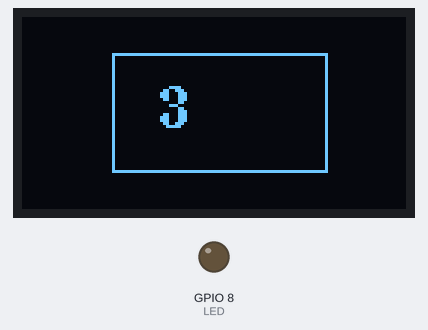
This sketch was run on a simulated Seeed XIAO ESP32-C3. Parts: 128×64 one-colour display, output pins drawn as LEDs (lit = HIGH). A WiFi scan finds three made-up networks; what the sketch prints to the serial monitor is not drawn.

Above: at 8.2 s.
At 39.84 s:
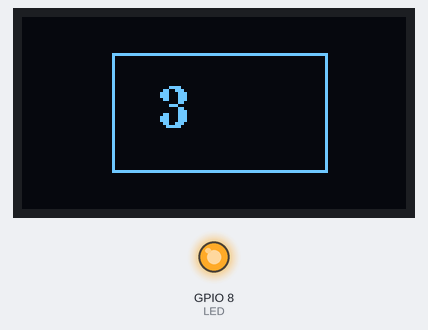
Timing chart, 0 to 40.0 s (numbered marks = the images above):
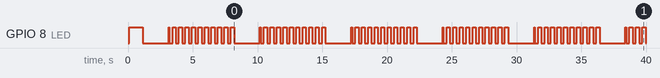

The sketch:

ESP32C3-0.42OLED.ino
```cpp
// https://emalliab.wordpress.com/2025/02/12/esp32-c3-0-42-oled/
// draws a line around the edge and shows screen size in middle.

// use XIAO ESP32C3 or Lolin min for USB serial.

#include <U8g2lib.h>  // https://github.com/olikraus/u8g2/wiki/u8g2reference
#include <Wire.h>
#include <WiFi.h>

#define LED 8

// there is no 72x40 constructor in u8g2 hence the 72x40 screen is
// mapped in the middle of the 132x64 pixel buffer of the SSD1306 controller
U8G2_SSD1306_128X64_NONAME_F_HW_I2C u8g2(U8G2_R0, U8X8_PIN_NONE, 6, 5);
int width = 72;
int height = 40;
int xOffset = 30; // = (132-w)/2
int yOffset = 12; // = (64-h)/2

void setup(void)
{
    Serial.begin(115200);

    // Set WiFi to station mode and disconnect from an AP if it was previously connected
    WiFi.mode(WIFI_STA);
    WiFi.disconnect();

    pinMode(LED, OUTPUT);
    digitalWrite(LED, LOW);

    do
    {
        delay(100);
        digitalWrite(LED, digitalRead(LED) ? LOW : HIGH); // toggle the LED
    } while (!Serial);

    Serial.println("Setup done");

    digitalWrite(LED, HIGH);

    delay(1000);
    u8g2.begin();
    u8g2.setContrast(255); // set contrast to maximum
    u8g2.setBusClock(400000); //400kHz I2C
///    u8g2.setFont(u8g2_font_ncenB10_tr);
    u8g2.setFont(u8g2_font_ncenB14_tr);
}

int count;

void loop(void)
{
    Serial.print("scan start: ");
    Serial.println(count++);
    digitalWrite(LED, LOW);
    // WiFi.scanNetworks will return the number of networks found
    int n = WiFi.scanNetworks();
    Serial.println("scan done");
    digitalWrite(LED, HIGH);

    if (n == 0)
    {
        Serial.println("no networks found");
    }
    else
    {
        Serial.print(n);
        Serial.println(" networks found");

        // Print SSID and RSSI for each network found
        for (int i = 0; i < n; i++)
        {
            Serial.print(i + 1);
            Serial.print(": ");
            Serial.print(WiFi.SSID(i));
            Serial.print(" (");
            Serial.print(WiFi.RSSI(i));
            Serial.print(")");
            Serial.println((WiFi.encryptionType(i) == WIFI_AUTH_OPEN) ? " " : "*");
            delay(10);
        }
    }
    Serial.println("");

    u8g2.clearBuffer(); // clear the internal memory
    u8g2.drawFrame(xOffset+0, yOffset+0, width, height); //draw a frame around the border
    u8g2.setCursor(xOffset+15, yOffset+25);
    u8g2.printf("%d", n);
    u8g2.sendBuffer(); // transfer internal memory to the display

    // Wait a bit before scanning again
    for (int i = 0; i < 20; i++)
    {
        digitalWrite(LED, digitalRead(LED) ? LOW : HIGH); // toggle the LED
        delay(250);
//        Serial.print(i);
    }
}
```

Measured:
- by itself, GPIO 8 (LED): repeats every 7.1 s: HIGH 0.06 s, 10 × (LOW 0.25 s, HIGH 0.25 s), LOW 2.0 s
